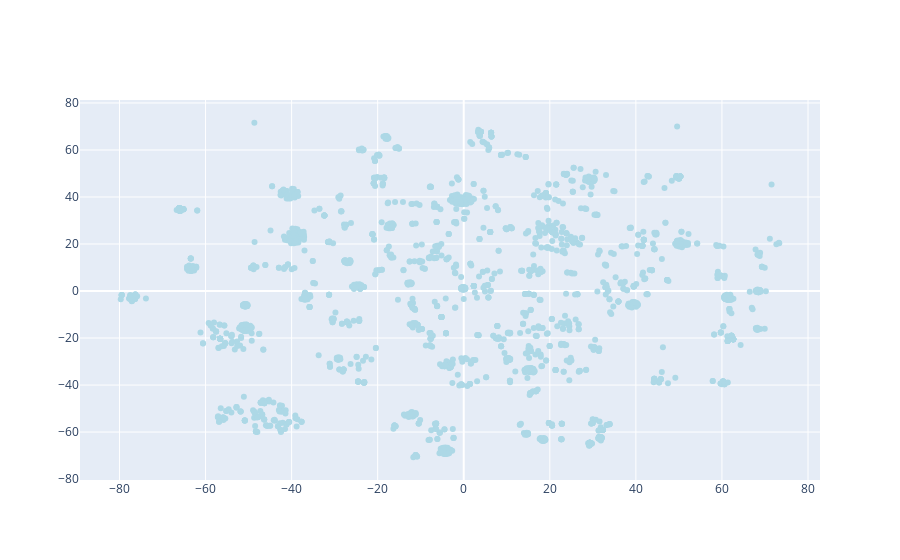

This figure's notebook cell:
### Code cell
data = [
    go.Scatter(
        x = tsne_df.iloc[:2000,0].values,
        y = tsne_df.iloc[:2000,1].values,
        text = tsne_df.iloc[:2000,2].values,
        hoverinfo = 'text',
        marker = dict(
            color = 'lightblue'
        ),
        mode='markers',
        showlegend = False
    )
]

iplot(data, filename = "add-hover-text")

### Figure 1 — Plotly figure (JSON) as saved in the notebook; plotly's stock layout.template omitted (floating-point values rounded to 4 significant figures; data arrays with more than 128 entries replaced by an {"elided": "..."} marker saying what was removed)
{"data": [{"hoverinfo": "text", "marker": {"color": "lightblue"}, "mode": "markers", "showlegend": false, "text": {"elided": "2000 str values"}, "type": "scatter", "x": {"elided": "2000 float values"}, "y": {"elided": "2000 float values"}}], "layout": {}}
